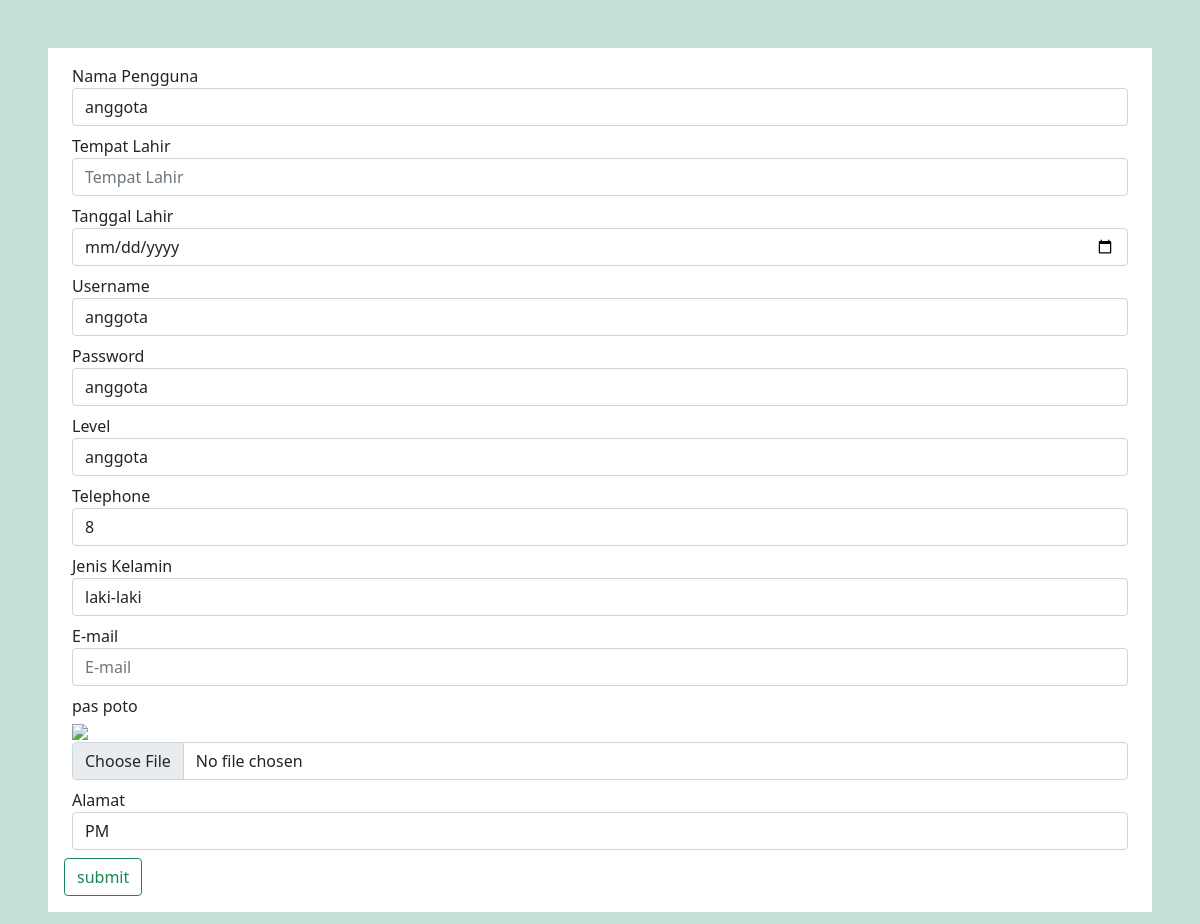
The app's page /Admin/user/edit.php?id=2 (signed in) with its own data.
### tables this page shows
CREATE TABLE `anggota` (
  `id_anggota` int(10) NOT NULL,
  `foto` varchar(100) NOT NULL,
  `nama` varchar(100) NOT NULL,
  `username` varchar(20) NOT NULL,
  `password` varchar(10) NOT NULL,
  `jenkel` varchar(20) NOT NULL,
  `telepon` int(20) NOT NULL,
  `level` varchar(100) NOT NULL,
  `alamat` varchar(100) NOT NULL,
  `tempat_lahir` varchar(100) NOT NULL,
  `tanggal_lahir` date NOT NULL,
  `email` varchar(100) NOT NULL
);

### Admin/user/func_anggota.php (called while the page is built, shortened)
 <?php
$koneksi = mysqli_connect("localhost","root","","perpus");
function query($query){
    global $koneksi;
    $hasil = mysqli_query($koneksi, $query);
    $datas=[];
    while($data = mysqli_fetch_assoc($hasil)){
        $datas[] = $data;
    }
    return $datas;
}
?>

### Admin/user/edit.php (the view, shortened to what this page needs)
<?php
 require 'func_anggota.php' ;
 $id = $_GET["id"];
 $anggota = query("SELECT * FROM anggota WHERE id_anggota = '$id'")[0];
?>
<!DOCTYPE html>
<html lang="en">
<head>
    <link href="https://cdn.jsdelivr.net/npm/bootstrap@5.1.3/dist/css/bootstrap.min.css" rel="stylesheet">
</head>
<body class="bg-success bg-opacity-25">
    <form action="" method="post" enctype="multipart/form-data">
        <div class="m-5 p-3 bg-white">
            <div class="pt-0 px-2 pb-2">
                <label for="nama">Nama Pengguna</label>
                <input type="text" class="form-control" placeholder="Nama Pengguna" name="nama" id="nama" value="<?= $anggota["nama"] ?>">
            </div>
            <div class="pt-0 px-2 pb-2">
                <label for="tempat_lahir">Tempat Lahir</label>
                <input type="text" class="form-control" placeholder="Tempat Lahir" name="tempat_lahir" id="tempat_lahir" value="<?= $anggota["tempat_lahir"] ?>">
            </div>
            <div class="pt-0 px-2 pb-2">
                <label for="tanggal_lahir">Tanggal Lahir</label>
                <input type="date" class="form-control" placeholder="Tanggal Lahir" name="tanggal_lahir" id="tanggal_lahir" value="<?= $anggota["tanggal_lahir"] ?>">
            </div>
            <div class="pt-0 px-2 pb-2">
                <label for="username">Username</label>
                <input type="text" class="form-control" placeholder="username" name="username" id="username" value="<?= $anggota["username"] ?>">
            </div>
            <div class="pt-0 px-2 pb-2">
                <label for="password">Password</label>
                <input type="text" class="form-control" placeholder="Password" name="password" id="password" value="<?= $anggota["password"] ?>">
            </div>
            <div class="pt-0 px-2 pb-2">
                <label for="level">Level</label>
                <input type="text" class="form-control" placeholder="Petugas atau Anggota" name="level" id="level" value="<?= $anggota["level"] ?>">
            </div>
            <div class="pt-0 px-2 pb-2">
                <label for="telepon">Telephone</label>
                <input type="text" class="form-control" placeholder="Telephone" name="telepon" id="telepon" value="<?= $anggota["telepon"] ?>">
            </div>
            <div class="pt-0 px-2 pb-2">
                <label for="jenkel">Jenis Kelamin</label>
                <input type="text" class="form-control" placeholder="Jenis Kelamin" name="jenkel" id="jenkel" value="<?= $anggota["jenkel"] ?>">
            </div>
            <div class="pt-0 px-2 pb-2">
                <label for="email">E-mail</label>
                <input type="text" class="form-control" placeholder="E-mail" name="email" id="email" value="<?= $anggota["email"] ?>">
            </div>
            <div class="pt-0 px-2 pb-2">
                <label for="foto">pas poto</label><br>
                <img src="../../gambar/potoAnggota/<?= $anggota['foto'] ?>" width="70"><br>
                <input type="file" class="form-control" placeholder="foto.jpg" name="foto" id="foto" >
            </div>
            <div class="pt-0 px-2 pb-2">
                <label for="alamat">Alamat</label>
                <input type="text" class="form-control" placeholder="Alamat" name="alamat" id="alamat" value="<?= $anggota["alamat"] ?>">
            </div>
            <div>
                <button class="btn btn-outline-success" type="submit" name="submit">submit</button>
            </div>
        </div>
    </form>
</body>
</html>

### records on screen
anggota: nama "anggota", username "anggota", password "anggota", level "anggota", telepon "8", jenkel "laki-laki", alamat "PM"
